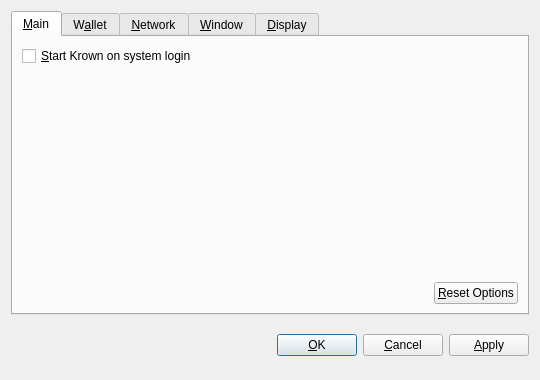
<?xml version="1.0" encoding="UTF-8"?>
<ui version="4.0">
 <class>OptionsDialog</class>
 <widget class="QDialog" name="OptionsDialog">
  <property name="geometry">
   <rect>
    <x>0</x>
    <y>0</y>
    <width>540</width>
    <height>380</height>
   </rect>
  </property>
  <property name="windowTitle">
   <string>Options</string>
  </property>
  <property name="modal">
   <bool>true</bool>
  </property>
  <layout class="QVBoxLayout" name="verticalLayout">
   <item>
    <widget class="QTabWidget" name="tabWidget">
     <property name="tabPosition">
      <enum>QTabWidget::North</enum>
     </property>
     <property name="currentIndex">
      <number>0</number>
     </property>
     <widget class="QWidget" name="tabMain">
      <attribute name="title">
       <string>&amp;Main</string>
      </attribute>
      <layout class="QVBoxLayout" name="verticalLayout_Main">
       <item>
        <widget class="QCheckBox" name="bitcoinAtStartup">
         <property name="toolTip">
          <string>Automatically start Krown after logging in to the system.</string>
         </property>
         <property name="text">
          <string>&amp;Start Krown on system login</string>
         </property>
        </widget>
       </item>
       <item>
        <spacer name="verticalSpacer_Main">
         <property name="orientation">
          <enum>Qt::Vertical</enum>
         </property>
         <property name="sizeHint" stdset="0">
          <size>
           <width>20</width>
           <height>40</height>
          </size>
         </property>
        </spacer>
       </item>
       <item>
        <layout class="QHBoxLayout" name="horizontalLayout_2_Main">
         <item>
          <spacer name="horizontalSpacer_2_Main">
           <property name="orientation">
            <enum>Qt::Horizontal</enum>
           </property>
           <property name="sizeHint" stdset="0">
            <size>
             <width>40</width>
             <height>20</height>
            </size>
           </property>
          </spacer>
         </item>
         <item>
          <widget class="QPushButton" name="resetButton">
           <property name="toolTip">
            <string>Reset all client options to default.</string>
           </property>
           <property name="text">
            <string>&amp;Reset Options</string>
           </property>
           <property name="autoDefault">
            <bool>false</bool>
           </property>
          </widget>
         </item>
        </layout>
       </item>
      </layout>
     </widget>
     <widget class="QWidget" name="tabWallet">
      <attribute name="title">
       <string>W&amp;allet</string>
      </attribute>
      <layout class="QVBoxLayout" name="verticalLayout_Network">
       <item>
        <widget class="QLabel" name="transactionFeeInfoLabel">
         <property name="text">
          <string>Optional transaction fee per kB that helps make sure your transactions are processed quickly. Most transactions are 1 kB.</string>
         </property>
         <property name="textFormat">
          <enum>Qt::PlainText</enum>
         </property>
         <property name="wordWrap">
          <bool>true</bool>
         </property>
        </widget>
       </item>
       <item>
        <layout class="QHBoxLayout" name="horizontalLayout_1_Main">
         <item>
          <widget class="QLabel" name="transactionFeeLabel">
           <property name="text">
            <string>Pay transaction &amp;fee</string>
           </property>
           <property name="textFormat">
            <enum>Qt::PlainText</enum>
           </property>
           <property name="buddy">
            <cstring>transactionFee</cstring>
           </property>
          </widget>
         </item>
         <item>
          <widget class="BitcoinAmountField" name="transactionFee"/>
         </item>
         <item>
          <spacer name="horizontalSpacer_1_Main">
           <property name="orientation">
            <enum>Qt::Horizontal</enum>
           </property>
           <property name="sizeHint" stdset="0">
            <size>
             <width>40</width>
             <height>20</height>
            </size>
           </property>
          </spacer>
         </item>
        </layout>
       </item>
       <item>
        <widget class="QLabel" name="label">
         <property name="text">
          <string>If you disable the spending of unconfirmed change, the change from a transaction cannot be used until that transaction has at least one confirmation. This also affects how your balance is computed.</string>
         </property>
         <property name="wordWrap">
          <bool>true</bool>
         </property>
        </widget>
       </item>
       <item>
        <widget class="QCheckBox" name="spendZeroConfChange">
         <property name="text">
          <string>Spend unconfirmed change  (experts only)</string>
         </property>
        </widget>
       </item>
       <item>
        <spacer name="verticalSpacer">
         <property name="orientation">
          <enum>Qt::Vertical</enum>
         </property>
         <property name="sizeHint" stdset="0">
          <size>
           <width>20</width>
           <height>40</height>
          </size>
         </property>
        </spacer>
       </item>
      </layout>
     </widget>
     <widget class="QWidget" name="tabNetwork">
      <attribute name="title">
       <string>&amp;Network</string>
      </attribute>
      <layout class="QVBoxLayout" name="verticalLayout_Network">
       <item>
        <widget class="QCheckBox" name="mapPortUpnp">
         <property name="toolTip">
          <string>Automatically open the Krown client port on the router. This only works when your router supports UPnP and it is enabled.</string>
         </property>
         <property name="text">
          <string>Map port using &amp;UPnP</string>
         </property>
        </widget>
       </item>
       <item>
        <widget class="QCheckBox" name="connectSocks">
         <property name="toolTip">
          <string>Connect to the Krown network through a SOCKS proxy (e.g. when connecting through Tor).</string>
         </property>
         <property name="text">
          <string>&amp;Connect through SOCKS proxy:</string>
         </property>
        </widget>
       </item>
       <item>
        <layout class="QHBoxLayout" name="horizontalLayout_Network">
         <item>
          <widget class="QLabel" name="proxyIpLabel">
           <property name="text">
            <string>Proxy &amp;IP:</string>
           </property>
           <property name="textFormat">
            <enum>Qt::PlainText</enum>
           </property>
           <property name="buddy">
            <cstring>proxyIp</cstring>
           </property>
          </widget>
         </item>
         <item>
          <widget class="QValidatedLineEdit" name="proxyIp">
           <property name="maximumSize">
            <size>
             <width>140</width>
             <height>16777215</height>
            </size>
           </property>
           <property name="toolTip">
            <string>IP address of the proxy (e.g. 127.0.0.1)</string>
           </property>
          </widget>
         </item>
         <item>
          <widget class="QLabel" name="proxyPortLabel">
           <property name="text">
            <string>&amp;Port:</string>
           </property>
           <property name="textFormat">
            <enum>Qt::PlainText</enum>
           </property>
           <property name="buddy">
            <cstring>proxyPort</cstring>
           </property>
          </widget>
         </item>
         <item>
          <widget class="QLineEdit" name="proxyPort">
           <property name="maximumSize">
            <size>
             <width>55</width>
             <height>16777215</height>
            </size>
           </property>
           <property name="toolTip">
            <string>Port of the proxy (e.g. 9050)</string>
           </property>
          </widget>
         </item>
         <item>
          <widget class="QLabel" name="socksVersionLabel">
           <property name="text">
            <string>SOCKS &amp;Version:</string>
           </property>
           <property name="textFormat">
            <enum>Qt::PlainText</enum>
           </property>
           <property name="buddy">
            <cstring>socksVersion</cstring>
           </property>
          </widget>
         </item>
         <item>
          <widget class="QValueComboBox" name="socksVersion">
           <property name="toolTip">
            <string>SOCKS version of the proxy (e.g. 5)</string>
           </property>
          </widget>
         </item>
         <item>
          <spacer name="horizontalSpacer_Network">
           <property name="orientation">
            <enum>Qt::Horizontal</enum>
           </property>
           <property name="sizeHint" stdset="0">
            <size>
             <width>40</width>
             <height>20</height>
            </size>
           </property>
          </spacer>
         </item>
        </layout>
       </item>
       <item>
        <spacer name="verticalSpacer_Network">
         <property name="orientation">
          <enum>Qt::Vertical</enum>
         </property>
         <property name="sizeHint" stdset="0">
          <size>
           <width>20</width>
           <height>40</height>
          </size>
         </property>
        </spacer>
       </item>
      </layout>
     </widget>
     <widget class="QWidget" name="tabWindow">
      <attribute name="title">
       <string>&amp;Window</string>
      </attribute>
      <layout class="QVBoxLayout" name="verticalLayout_Window">
       <item>
        <widget class="QCheckBox" name="minimizeToTray">
         <property name="toolTip">
          <string>Show only a tray icon after minimizing the window.</string>
         </property>
         <property name="text">
          <string>&amp;Minimize to the tray instead of the taskbar</string>
         </property>
        </widget>
       </item>
       <item>
        <widget class="QCheckBox" name="minimizeOnClose">
         <property name="toolTip">
          <string>Minimize instead of exit the application when the window is closed. When this option is enabled, the application will be closed only after selecting Quit in the menu.</string>
         </property>
         <property name="text">
          <string>M&amp;inimize on close</string>
         </property>
        </widget>
       </item>
       <item>
        <spacer name="verticalSpacer_Window">
         <property name="orientation">
          <enum>Qt::Vertical</enum>
         </property>
         <property name="sizeHint" stdset="0">
          <size>
           <width>20</width>
           <height>40</height>
          </size>
         </property>
        </spacer>
       </item>
      </layout>
     </widget>
     <widget class="QWidget" name="tabDisplay">
      <attribute name="title">
       <string>&amp;Display</string>
      </attribute>
      <layout class="QVBoxLayout" name="verticalLayout_Display">
       <item>
        <layout class="QHBoxLayout" name="horizontalLayout_1_Display">
         <item>
          <widget class="QLabel" name="langLabel">
           <property name="text">
            <string>User Interface &amp;language:</string>
           </property>
           <property name="textFormat">
            <enum>Qt::PlainText</enum>
           </property>
           <property name="buddy">
            <cstring>lang</cstring>
           </property>
          </widget>
         </item>
         <item>
          <widget class="QValueComboBox" name="lang">
           <property name="toolTip">
            <string>The user interface language can be set here. This setting will take effect after restarting Krown.</string>
           </property>
          </widget>
         </item>
        </layout>
       </item>
       <item>
        <layout class="QHBoxLayout" name="horizontalLayout_2_Display">
         <item>
          <widget class="QLabel" name="unitLabel">
           <property name="text">
            <string>&amp;Unit to show amounts in:</string>
           </property>
           <property name="textFormat">
            <enum>Qt::PlainText</enum>
           </property>
           <property name="buddy">
            <cstring>unit</cstring>
           </property>
          </widget>
         </item>
         <item>
          <widget class="QValueComboBox" name="unit">
           <property name="toolTip">
            <string>Choose the default subdivision unit to show in the interface and when sending coins.</string>
           </property>
          </widget>
         </item>
        </layout>
       </item>
       <item>
        <widget class="QCheckBox" name="displayAddresses">
         <property name="toolTip">
          <string>Whether to show Krown addresses in the transaction list or not.</string>
         </property>
         <property name="text">
          <string>&amp;Display addresses in transaction list</string>
         </property>
        </widget>
       </item>
       <item>
        <widget class="QCheckBox" name="coinControlFeatures">
         <property name="toolTip">
          <string>Whether to show coin control features or not.</string>
         </property>
         <property name="text">
          <string>Display coin &amp;control features (experts only!)</string>
         </property>
        </widget>
       </item>
       <item>
        <spacer name="verticalSpacer_Display">
         <property name="orientation">
          <enum>Qt::Vertical</enum>
         </property>
         <property name="sizeHint" stdset="0">
          <size>
           <width>20</width>
           <height>40</height>
          </size>
         </property>
        </spacer>
       </item>
      </layout>
     </widget>
    </widget>
   </item>
   <item>
    <layout class="QHBoxLayout" name="horizontalLayout_Buttons">
     <item>
      <spacer name="horizontalSpacer_1">
       <property name="orientation">
        <enum>Qt::Horizontal</enum>
       </property>
       <property name="sizeHint" stdset="0">
        <size>
         <width>40</width>
         <height>48</height>
        </size>
       </property>
      </spacer>
     </item>
     <item>
      <widget class="QLabel" name="statusLabel">
       <property name="font">
        <font>
         <weight>75</weight>
         <bold>true</bold>
        </font>
       </property>
       <property name="text">
        <string/>
       </property>
       <property name="textFormat">
        <enum>Qt::PlainText</enum>
       </property>
       <property name="wordWrap">
        <bool>true</bool>
       </property>
      </widget>
     </item>
     <item>
      <spacer name="horizontalSpacer_2">
       <property name="orientation">
        <enum>Qt::Horizontal</enum>
       </property>
       <property name="sizeHint" stdset="0">
        <size>
         <width>40</width>
         <height>48</height>
        </size>
       </property>
      </spacer>
     </item>
     <item>
      <widget class="QPushButton" name="okButton">
       <property name="text">
        <string>&amp;OK</string>
       </property>
      </widget>
     </item>
     <item>
      <widget class="QPushButton" name="cancelButton">
       <property name="text">
        <string>&amp;Cancel</string>
       </property>
       <property name="autoDefault">
        <bool>false</bool>
       </property>
      </widget>
     </item>
     <item>
      <widget class="QPushButton" name="applyButton">
       <property name="text">
        <string>&amp;Apply</string>
       </property>
       <property name="autoDefault">
        <bool>false</bool>
       </property>
      </widget>
     </item>
    </layout>
   </item>
  </layout>
 </widget>
 <customwidgets>
  <customwidget>
   <class>BitcoinAmountField</class>
   <extends>QSpinBox</extends>
   <header>bitcoinamountfield.h</header>
  </customwidget>
  <customwidget>
   <class>QValueComboBox</class>
   <extends>QComboBox</extends>
   <header>qvaluecombobox.h</header>
  </customwidget>
  <customwidget>
   <class>QValidatedLineEdit</class>
   <extends>QLineEdit</extends>
   <header>qvalidatedlineedit.h</header>
  </customwidget>
 </customwidgets>
 <resources/>
 <connections/>
</ui>
